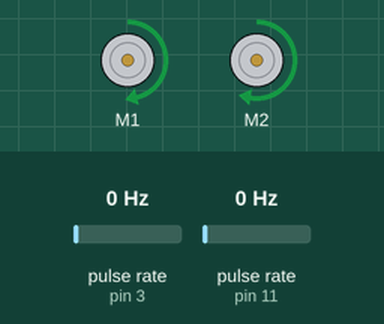
This sketch was run on a simulated Arduino Uno, built with avr-gcc and run on an emulated ATmega328P. Parts: 2 × DC motor (green arrow = forward, orange = backward, longer = faster). Wiring (inferred from the names in the program): 2 × pulse sensor: data pin 3 / data pin 11. The inputs (shaded band) are chosen by the test bench; at power-on: pulse rate (sensors on pin 3, pin 11) 0 Hz. What the sketch prints to the serial monitor is not drawn.

Above: at 1.2 s.
1.3 s: pulse rate (sensor on pin 3) set to 4 Hz
At 2.98 s:
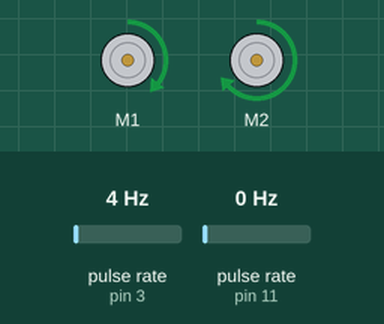
4.3 s: pulse rate (sensor on pin 11) set to 50 Hz
At 4.96 s:
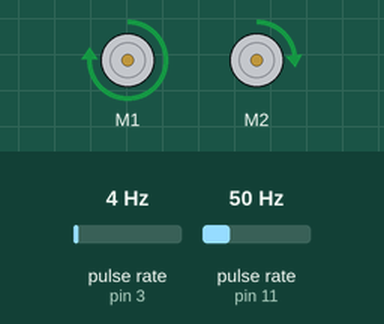
7.3 s: pulse rate (sensor on pin 3) set to 100 Hz
At 8.7 s:
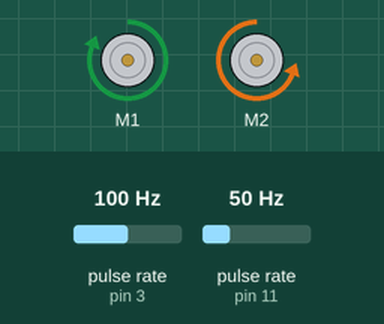
10.3 s: pulse rate (sensor on pin 3) set to 48 Hz
13.3 s: pulse rate (sensor on pin 11) set to 4 Hz
At 15.3 s:
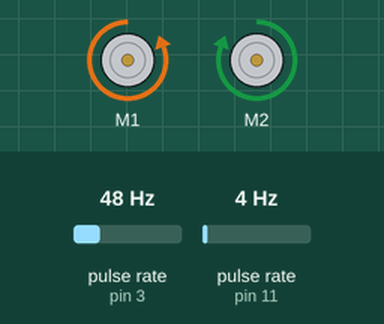
15.7 s: pulse rate (sensor on pin 11) set to 100 Hz
Timing chart, 0 to 65.2 s (numbered marks = the images above; inputs shaded):
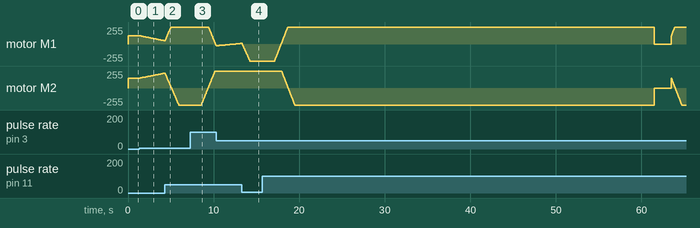

The sketch:

V4_with_chadd_sensor_code.ino
```cpp
#include "DualVNH5019MotorShield.h"
#include <RunningMedian.h>
#include "PinChangeInt.h"
#include "SharpIR.h"

DualVNH5019MotorShield md;

#define motor_R_encoder 11  //Define pins for motor encoder input
#define motor_L_encoder 3

// SR is short range
// LR is long range
#define SRmodel 1080
#define LRmodel 20150

#define MAX_SPEED 400
#define real_SPEED 200

//Camera Declaration
SharpIR LF(A0, 1080);   //PS1
SharpIR RF(A1, 1080);   //PS2
SharpIR CF(A2, 1080);   //PS3
SharpIR LL(A3, 20150);   //PS4
SharpIR RR(A4, 1080);   //PS5
SharpIR RM(A5, 1080);   //PS6

const int NUM_SAMPLES_MEDIAN = 19;
double frontL_Value = 0;
double frontC_Value = 0;
double frontR_Value = 0;
double left_Value = 0;
double right_Value = 0;
double rightMiddle_Value = 0;

//End of Camera Declaration

int right_encoder_val = 0, left_encoder_val = 0;
void RightEncoderInc(){right_encoder_val++;}
void LeftEncoderInc(){left_encoder_val++;}

void setup()
{
  Serial.begin(115200);
  md.init();
  PCintPort::attachInterrupt(motor_R_encoder, RightEncoderInc, CHANGE);
  PCintPort::attachInterrupt(motor_L_encoder, LeftEncoderInc, CHANGE);
}

void loop()
{

   // Read
//  char choice;
//
//  if (Serial.available() > 0)
//  {
//    choice = char(Serial.read());
//    readCommands(choice);
//  }
//  readCommands(choice);

//  printDistanceReading();
//  printSensorReading();
 //rotate(90);
 turnRight();
}

void readCommands(char choice){
  switch (choice){
    case 'a':
    printSensorReading();
    break;
    case 'b':
    rotate(90);
    break;
  }
}
/////////////////////////////////////////////////// Sensor Readings /////////////////////////////////////////////////////////////////////////////////
 void printDistanceReading() {
  //print sensor reading to serial monitor
  Serial.print("FL:");
  Serial.print(readFrontSensor_FL()); // print front-left sensor distance
  Serial.print("|FC:");
  Serial.print(readFrontSensor_FC()); // print front-center sensor distance
  Serial.print("|FR:");
  Serial.print(readFrontSensor_FR()); // print front-right sensor distance
  Serial.print("|LL:");
  Serial.print(readLeftSensor()); // print left sensor distance
  Serial.print("|RR:");
  Serial.print(readRightSensor()); // print right sensor distance
  Serial.print("|RM:");
  Serial.print(readRightMiddleSensor()); // print right-middle sensor distance
  Serial.print("|\n");
  // flush waits for transmission of outoing serial data to complete
  Serial.flush();
  delay(10);
}
void printSensorReading() {
//  print sensor reading to serial monitor
  Serial.print("FL:");
  Serial.print((int)getFrontL()); // print front-left sensor distance
  Serial.print("|FC:");
  Serial.print((int)getFrontC()); // print front-center sensor distance
  Serial.print("|FR:");
  Serial.print((int)getFrontR()); // print front-right sensor distance
  Serial.print("|L:");
  Serial.print((int)getLeft()); // print front-right sensor distance
  Serial.print("|R:");
  Serial.print((int)getRight()); // print front-right sensor distance
  Serial.print("|RM:");
  Serial.print((int)getRightMiddle()); // print front-right sensor distance
  Serial.print("|\n");
  // flush waits for transmission of outoing serial data to complete
  Serial.flush();
  delay(10);
}
/////////////////////////////////////////////////////////////// return Average of Sensors in Grid Distance/////////////////////////////////////////////////////////////////////
//read and return the median of (5*11) front left sensor values in grid distance
int getFrontL() {
  double median = readFrontSensor_FL();
  return (shortGrid(median,  2.9, 9, 15));
}

//read and return the median of (5*11) front center sensor values in grid distance
int getFrontC() {
  double median = readFrontSensor_FC();
  return (shortGrid(median, 5.74, 11.93, 22));
}

//read and return the median of (5*11) front left sensor values in grid distance
int getFrontR() {
  double median = readFrontSensor_FR();
  return (shortGrid(median, 5.65, 12.50, 19.45));
}

//read and return the median of (5*11) left sensor values in grid distance
int getLeft() {
  double median = readLeftSensor();
  return (shortGrid(median, 9.78, 14.95, 23.97));
}

//read and return the median of (5*11) right sensor values in grid distance
int getRight() {
  double median = readRightSensor();
  return (shortGrid(median, 19.51, 32.17, 45.82));
}

//read and return the median of (5*11) right middle sensor values in grid distance
int getRightMiddle() {
  double median = readRightMiddleSensor();
  return (shortGrid(median, 9.50, 20.86, 35.00));
}
/////////////////////////////////////////// Read Sensor in terms of CM ////////////////////////////////////////////
// front left sensor
double readFrontSensor_FL() {
  RunningMedian frontL_Median = RunningMedian(NUM_SAMPLES_MEDIAN);
  for (int n = 0; n < NUM_SAMPLES_MEDIAN; n++) {
    double irDistance = LF.distance() - 10.5;//-1.5;//-7.5
    //reference point at 3x3 grid boundary (30cmx30cm) is 0cm

    frontL_Median.add(irDistance);    // add in the array
    if (frontL_Median.getCount() == NUM_SAMPLES_MEDIAN) {
      if (frontL_Median.getHighest() - frontL_Median.getLowest() > 15) // TOO FAR AWAY
        return -10;
      frontL_Value = frontL_Median.getAverage(); //Average();//instead of median get average instead
    }

  }
  return frontL_Value;
}

// front centre sensor
double readFrontSensor_FC() {
  RunningMedian frontC_Median = RunningMedian(NUM_SAMPLES_MEDIAN);
  for (int n = 0; n < NUM_SAMPLES_MEDIAN; n++) {
    double irDistance = CF.distance()-6.3;//-1.3; //-6.3
    //reference point at 3x3 grid boundary (30cmx30cm) is 0cm

    frontC_Median.add(irDistance);    // add in the array
    if (frontC_Median.getCount() == NUM_SAMPLES_MEDIAN) {
      if (frontC_Median.getHighest() - frontC_Median.getLowest() > 50)
        return -10;
      frontC_Value = frontC_Median.getMedian();
    }
  }
  return frontC_Value;
}


// front right sensor
double readFrontSensor_FR() {
  RunningMedian frontR_Average = RunningMedian(NUM_SAMPLES_MEDIAN);
  for (int n = 0; n < NUM_SAMPLES_MEDIAN; n++) {
    double irDistance = RF.distance() - 6.5 ;//- 1.5;//-6.5
    //reference point at 3x3 grid boundary (30cmx30cm) is 0cm

    frontR_Average.add(irDistance);    // add in the array
    if (frontR_Average.getCount() == NUM_SAMPLES_MEDIAN) {
      if (frontR_Average.getHighest() - frontR_Average.getLowest() > 15)
        return -10;
      frontR_Value = frontR_Average.getAverage();
    }
  }
  return frontR_Value;
}

// left sensor
double readLeftSensor() {
  RunningMedian left_Median = RunningMedian(NUM_SAMPLES_MEDIAN);
  for (int n = 0; n < NUM_SAMPLES_MEDIAN; n++) {
    double irDistance = LL.distance() - 9.76;
    //reference point at 3x3 grid boundary (30cmx30cm) is 0cm

    left_Median.add(irDistance);    // add in the array
    if (left_Median.getCount() == NUM_SAMPLES_MEDIAN) {
      if (left_Median.getHighest() - left_Median.getLowest() > 15)
        return -10;
      left_Value = left_Median.getMedian();
    }
  }
  return left_Value;
}


// right sensor
double readRightSensor() {
  RunningMedian right_Median = RunningMedian(NUM_SAMPLES_MEDIAN);
  for (int n = 0; n < NUM_SAMPLES_MEDIAN; n++) {
    double irDistance = RR.distance();
    //reference point at 3x3 grid boundary (30cmx30cm) is 0cm

    right_Median.add(irDistance);    // add in the array
    if (right_Median.getCount() == NUM_SAMPLES_MEDIAN) {
      if (right_Median.getHighest() - right_Median.getLowest() > 15)
        return -10;
      right_Value = right_Median.getMedian();
    }
  }
  return right_Value;
}


// right sensor
double readRightMiddleSensor() {
  RunningMedian rightMiddle_Median = RunningMedian(NUM_SAMPLES_MEDIAN);
  for (int n = 0; n < NUM_SAMPLES_MEDIAN; n++) {
    double irDistance = RM.distance();
    //reference point at 3x3 grid boundary (30cmx30cm) is 0cm

    rightMiddle_Median.add(irDistance);    // add in the array
    if (rightMiddle_Median.getCount() == NUM_SAMPLES_MEDIAN) {
      if (rightMiddle_Median.getHighest() - rightMiddle_Median.getLowest() > 15)
        return -10;
      rightMiddle_Value = rightMiddle_Median.getMedian();
    }
  }
  return rightMiddle_Value;
}
///////////////////////////////////////////       Type of Sensor               ///////////////////////////////////
// determine which grid it belongs for long sensor
// determine which grid it belongs for short sensor
int shortGrid(double distance, double offset1, double offset2,  double offset3) {
  if (distance == -10)
    return -1;
  else if (distance <= offset1)
    return 1;
  else if (distance <= offset2)
    return 2;
  else if (distance <= offset3)
    return 3;
  else
    return -1;
}
int longGrid(double distance, double offset1, double offset2,  double offset3, double offset4, double offset5, double offset6) {
  if (distance == -10)
    return -1;
  else if (distance <= offset1)
    return 1;
  else if (distance <= offset2)
    return 2;
  else if (distance <= offset3)
    return 3;
  else if (distance <= offset4)
    return 4;
  else if (distance <= offset5)
    return 5;
  else if (distance <= offset5)
    return 6;
  else
    return -1;
}


//END OF SENSORS////////////////////////////////////////////////////////////////////////////////////////////////
//START OF MOTOR////////////////////////////////////////////////////////////////////////////////////////////////
int pidControlForward(int left_encoder_val, int right_encoder_val){

  int error, prevError, pwmL = real_SPEED, pwmR = real_SPEED;

  float integral, derivative, output;
  float kp = 2; //22
  float ki = 1;  //0.1
  float kd = 2;  //2

  error = right_encoder_val - left_encoder_val - 1 ;
  integral += error;
  derivative = error - prevError;

  output = kp*error + ki*integral + kd*derivative;
  prevError = error;

  pwmR = output;
  return pwmR;

}

// Distance - input "1" for 10 cm
// Left_Speed - 222
// Right_Speed - 200

void moveForward(int distance,int left_speed,int right_speed){
      int output;
      float actual_distance = (distance*576) - (20*distance); //576 tick/10cm
      output = pidControlForward(left_encoder_val, right_encoder_val);
      md.setSpeeds(left_speed+output,right_speed-output);
      if(left_encoder_val >= actual_distance) {
        md.setBrakes(375, 400);
        delay(2000);
        Serial.println("left_encoder_val = ");
        Serial.println(left_encoder_val);

        Serial.println("right_encoder_val = ");
        Serial.println(right_encoder_val);

        right_encoder_val = 0;
        left_encoder_val = 0;
    }
}

// Degree - Number of Degree u want to rotate/ It will rotate right
void rotate(int degree){
      int output;
      int dis = degree / 90;
      int left_speed = 222;
      int right_speed = 200;
      float actual_distance = (dis*838) - (5*dis);
      output = pidControlForward(left_encoder_val, right_encoder_val);
      md.setSpeeds(left_speed+output,-right_speed+output);
      if(right_encoder_val >= actual_distance){
        md.setBrakes(400, 400);
        delay(2000);
        Serial.println("left_encoder_val = ");
        Serial.println(left_encoder_val);

        Serial.println("right_encoder_val = ");
        Serial.println(right_encoder_val);

        right_encoder_val = 0;
        left_encoder_val = 0;
      }
}
void turnRight(){
    //rotate(90);
   moveForward(10,200,228);

}

//END OF MOTOR//////////////////////////////////////////////////////////////////////////////////////
```

Measured:
- after the input at 1.3 s, motor M1: moves from forward 124/255 to forward 51/255 over 2.8 s, starting after 0.13 s; motor M2: moves from forward 148/255 to forward 221/255 over 2.8 s, starting after 0.13 s
- after the input at 7.3 s, motor M1: moves from forward 255/255 to backward 25/255 over 0.86 s, starting after 2.1 s; motor M2: moves from backward 255/255 to forward 255/255 over 1.6 s, starting after 1.3 s
- after the input at 13.3 s, motor M2: stops changing and stays forward 255/255
